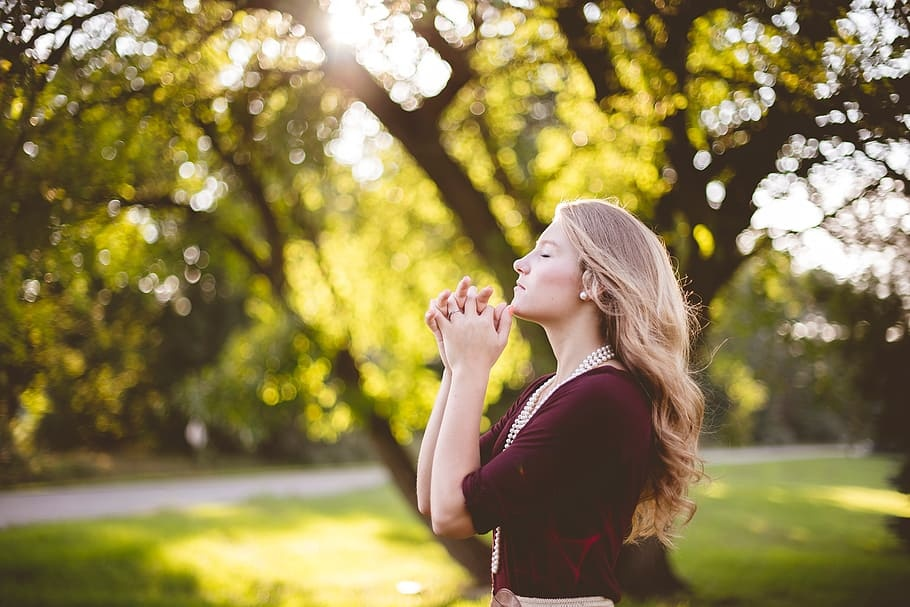
#> input picture face_detection_yolov8/dataset/images/train/00000128.jpg, 910 x 607 px; its folder holds 4 pictures in this run
$ python resize_image.py
#> lines starting #> are read from the running program, lines starting #| are printed output that depends on the picture
import os
import cv2

# Path to your dataset images
input_folder = './face_detection_yolov8/dataset/images/train'  # Replace with your image folder path
output_folder = './face_detection_yolov8/dataset/images/resized_train'  # Folder to save resized images

# Desired image size
new_size = (640, 640)  # Resize to 640x640

# Create the output folder if it doesn't exist
if not os.path.exists(output_folder):
    os.makedirs(output_folder)

# Loop through all images in the input folder
for image_name in os.listdir(input_folder):
    if image_name.endswith(('.png', '.jpg', '.jpeg')):
        # Read the image
        image_path = os.path.join(input_folder, image_name)
        image = cv2.imread(image_path)
#> image is the input picture: shape (607, 910, 3); mean B, G, R 77.5, 128.8, 143

        # Resize the image
        resized_image = cv2.resize(image, new_size)
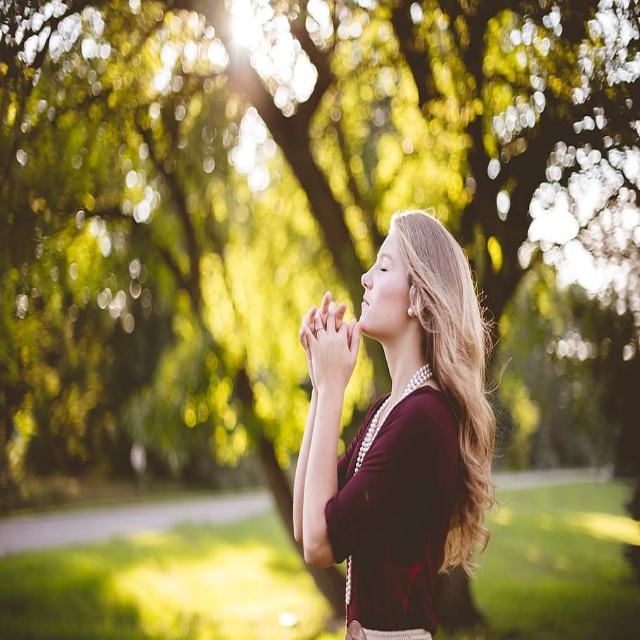
#> resized_image: shape (640, 640, 3); mean B, G, R 77.4, 128.7, 142.9

        # Save the resized image
        output_path = os.path.join(output_folder, image_name)
        cv2.imwrite(output_path, resized_image)

        print(f'Resized and saved {image_name} to {output_folder}')
#> pass 2 of the loop `for image_name in os.listdir(input_folder):`:
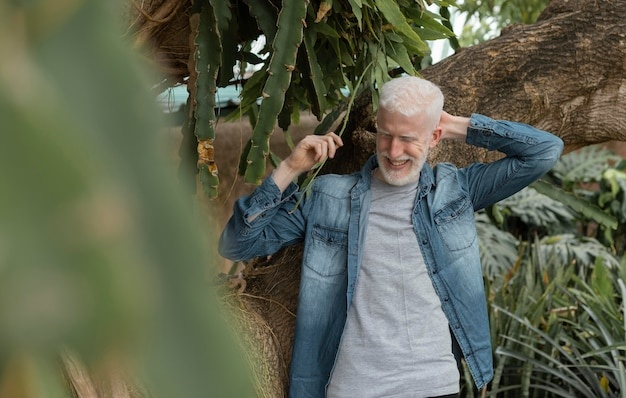
#> input picture face_detection_yolov8/dataset/images/train/00000154.jpg, 626 x 398 px
#> image is the input picture: shape (398, 626, 3); mean B, G, R 80.6, 99.6, 94.5
#> `resized_image = cv2.resize(image, new_size)`:
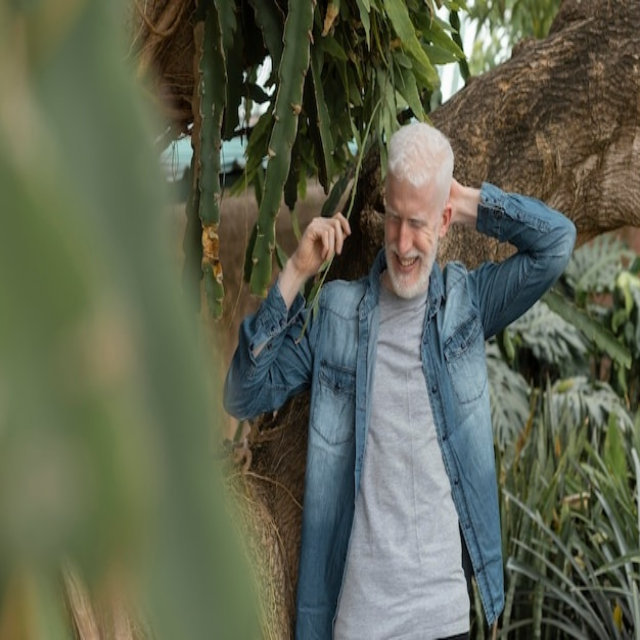
#> resized_image: shape (640, 640, 3); mean B, G, R 80.5, 99.4, 94.4
#> pass 3 of the loop `for image_name in os.listdir(input_folder):`:
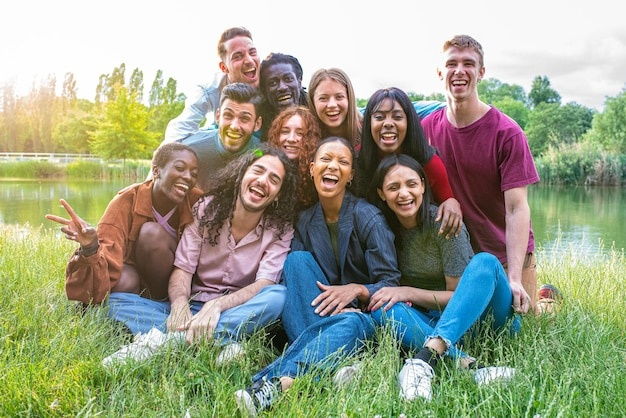
#> input picture face_detection_yolov8/dataset/images/train/00000170.jpg, 626 x 418 px
#> image is the input picture: shape (418, 626, 3); mean B, G, R 138, 161.2, 156.6
#> `resized_image = cv2.resize(image, new_size)`:
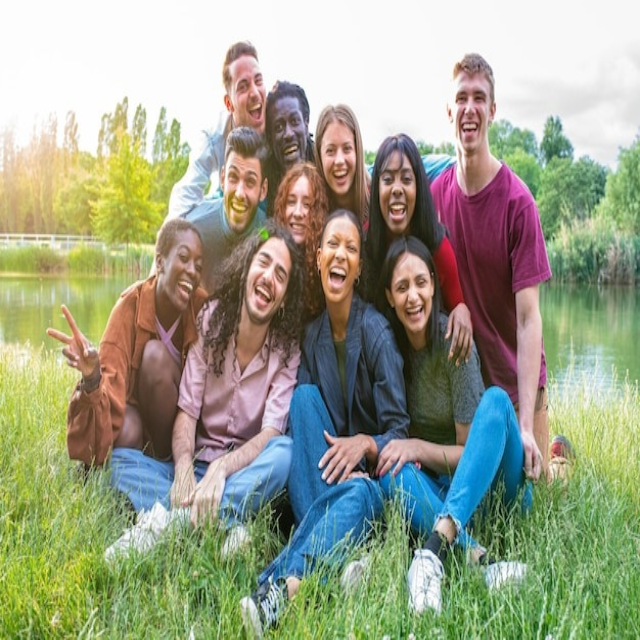
#> resized_image: shape (640, 640, 3); mean B, G, R 137.9, 161.1, 156.5
#> the loop made 4 passes; the first 3 are shown
